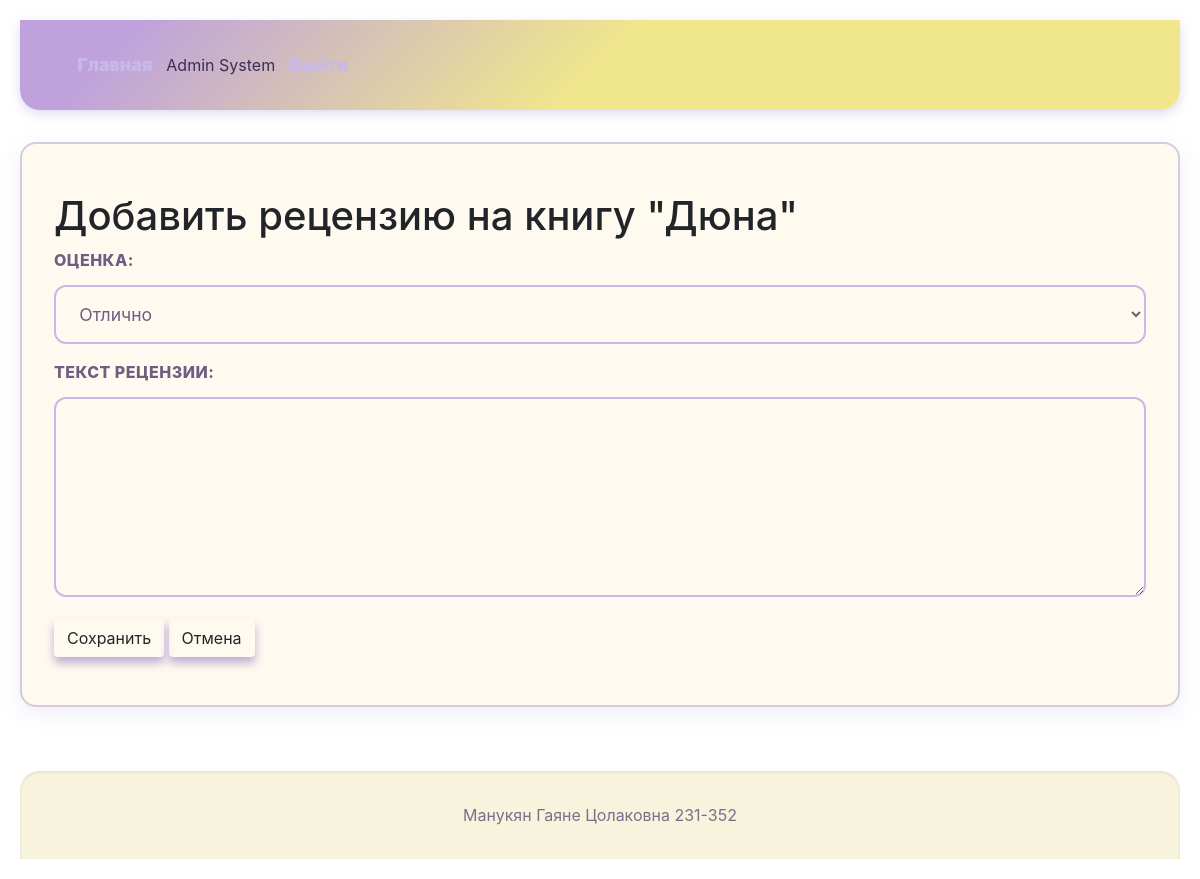
The app's page /books/5/review/new (signed in) with its own data.
### models.py (models this page shows, shortened)
class User(db.Model, UserMixin):
    __tablename__ = 'users'  # <-- исправлено
    id = db.Column(db.Integer, primary_key=True)
    login = db.Column(db.String(50), nullable=False, unique=True)
    password_hash = db.Column(db.String(256), nullable=False)
    last_name = db.Column(db.String(50), nullable=False)
    first_name = db.Column(db.String(50), nullable=False)
    middle_name = db.Column(db.String(50))
    role_id = db.Column(db.Integer, db.ForeignKey('roles.id'), nullable=False)
    reviews = db.relationship('Review', backref='user', lazy=True)

class Book(db.Model):
    __tablename__ = 'books'
    id = db.Column(db.Integer, primary_key=True)
    title = db.Column(db.String(100), nullable=False)
    description = db.Column(db.Text, nullable=False)
    year = db.Column(db.Integer, nullable=False)
    publisher = db.Column(db.String(100), nullable=False)
    author = db.Column(db.String(100), nullable=False)
    pages = db.Column(db.Integer, nullable=False)
    cover_id = db.Column(db.Integer, db.ForeignKey('covers.id', ondelete='CASCADE'), nullable=False, unique=True)  # Add ondelete
    cover = db.relationship('Cover', back_populates='book', uselist=False, cascade="all, delete-orphan", single_parent=True) # Add single_parent
    genres = db.relationship('Genre', secondary='book_genres', back_populates='books')
    reviews = db.relationship('Review', backref='book', lazy=True, cascade="all, delete-orphan")

### app.py (the view, shortened to what this page needs)
@app.route('/books/<int:book_id>/review/new', methods=['GET', 'POST'])
@login_required
def add_review(book_id):
    book = Book.query.get_or_404(book_id)
    if current_user.role.name not in ('user', 'moderator', 'admin'):
        flash('У вас недостаточно прав для добавления рецензии', 'danger')
        return redirect(url_for('view_book', book_id=book_id))
    existing_review = Review.query.filter_by(book_id=book_id, user_id=current_user.id).first()
    if existing_review:
        flash('Вы уже оставили рецензию на эту книгу', 'warning')
        return redirect(url_for('view_book', book_id=book_id))
    return render_template('add_review.html', book=book)

### app.py (called while the page is built)
@login_manager.user_loader
def load_user(user_id):
    return User.query.get(int(user_id))

### templates/add_review.html (shortened to what this page needs)
{% extends "base.html" %}
{% block content %}
<h1>Добавить рецензию на книгу "{{ book.title }}"</h1>
<form method="POST">
    <div class="form-group">
        <label for="rating">Оценка:</label>
        <select id="rating" name="rating" required>
            <option value="5" selected>Отлично</option>
        </select>
    </div>
    <div class="form-group">
        <label for="text">Текст рецензии:</label>
        <textarea id="text" name="text" rows="6" required></textarea>
    </div>
    <button type="submit" class="btn">Сохранить</button>
    <a href="{{ url_for('view_book', book_id=book.id) }}" class="btn">Отмена</a>
</form>
{% endblock %}

### templates/base.html (shortened to what this page needs)
<!DOCTYPE html>
<html lang="ru">
<head>
    <link rel="stylesheet" href="{{ url_for('static', filename='css/style.css') }}">
    <link href="https://cdn.jsdelivr.net/npm/bootstrap@5.3.0/dist/css/bootstrap.min.css" rel="stylesheet">
    <link rel="stylesheet" href="{{ url_for('static', filename='css/style.css') }}">
    <link rel="stylesheet" href="https://stackpath.bootstrapcdn.com/bootstrap/4.5.2/css/bootstrap.min.css">
</head>
<body>
    <header>
        <nav>
            <a href="{{ url_for('index') }}">Главная</a>
            {% if current_user.is_authenticated %}
                <span>{{ current_user.last_name }} {{ current_user.first_name }}</span>
                <a href="{{ url_for('logout') }}">Выйти</a>
            {% else %}
                <a href="{{ url_for('login') }}">Войти</a>
            {% endif %}
        </nav>
    </header>
    <main>
        {% block content %}{% endblock %}
    </main>
    <footer>
        Манукян Гаяне Цолаковна 231-352
    </footer>
</body>
</html>

### static/css/style.css (style rules this page uses)
body { font-family: 'Segoe UI', Tahoma, Geneva, Verdana, sans-serif; line-height: 1.6; margin: 0; padding: 0; color: #4b3b66; background: #fffaf0; -webkit-font-smoothing: antialiased; -moz-osx-font-smoothing: grayscale; }
header { background: linear-gradient(135deg, #bfa2db 10%, #f0e68c 50%); color: #3a2e55; padding: 2rem 3rem; box-shadow: 0 4px 12px rgba(176, 162, 219, 0.4); border-bottom-left-radius: 20px; border-bottom-right-radius: 20px; }
nav { display: flex; justify-content: flex-start; align-items: center; max-width: 1500px; margin: 0 auto; gap: 2rem; }
nav a { color: #c9b9e8; text-decoration: none; font-weight: 1000; font-size: 1.1rem; padding: 0.3rem 0.6rem; border-radius: 6px; transition: background-color 0.3s ease, color 0.3s ease; }
main { padding: 3rem 2rem; max-width: 1400px; margin: 2rem auto 4rem; background: #fffaf0; border-radius: 16px; box-shadow: 0 6px 20px rgba(176, 162, 219, 0.2); border: 2px solid #d6cadd; }
footer { background: #f7f3dc; padding: 2rem 1rem; text-align: center; color: #7b6f8a; font-size: 1rem; border-top-left-radius: 20px; border-top-right-radius: 20px; box-shadow: inset 0 1px 3px rgba(123, 111, 138, 0.2); }
.btn { display: inline-block; background: #8c7bbe; color: white; padding: 0.7rem 1.5rem; border: none; border-radius: 12px; cursor: pointer; font-size: 1.1rem; font-weight: 700; text-decoration: none; box-shadow: 0 6px 10px rgba(140, 123, 190, 0.6); transition: background-color 0.3s ease, box-shadow 0.3s ease; }
.form-group { margin-bottom: 2rem; }
.form-group label { display: block; margin-bottom: 0.8rem; font-weight: 800; color: #6b5f82; letter-spacing: 0.03em; text-transform: uppercase; }
.form-group input[type="text"], .form-group input[type="number"], .form-group input[type="file"], .form-group select, .form-group textarea { width: 100%; padding: 1rem 1.2rem; border: 2px solid #c9b9e8; border-radius: 12px; font-size: 1.1rem; color: #6b5f82; transition: border-color 0.3s ease, box-shadow 0.3s ease; font-family: inherit; background: #fffaf0; }
.form-group textarea { min-height: 200px; resize: vertical; background: #fffaf0; }
:root { --purple-light: #a18cd1; --purple-dark: #6a4c93; --yellow-light: #fff9c4; --yellow-dark: #fbc02d; --background: #f5f3fa; --text-color: #3a2f5a; --btn-bg: var(--purple-dark); --btn-bg-hover: var(--yellow-dark); --btn-text: #fff; --btn-text-hover: var(--purple-dark); --input-bg: #fff; --input-border: #c3bde0; --input-focus-border: var(--purple-dark); --modal-bg: #fff; --modal-overlay-bg: rgba(106, 76, 147, 0.6); }
body { background-color: var(--background); color: var(--text-color); font-family: 'Segoe UI', Tahoma, Geneva, Verdana, sans-serif; line-height: 1.6; margin: 0; padding: 20px; }

### records on screen
User: last_name "Admin", first_name "System"
Book: title "Дюна"
